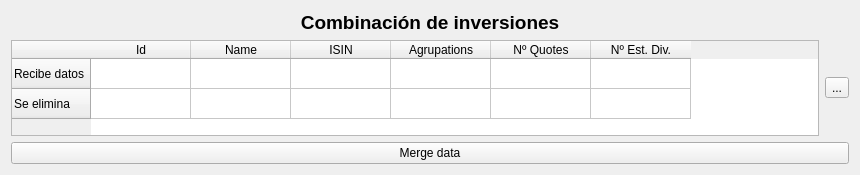
<?xml version="1.0" encoding="UTF-8"?>
<ui version="4.0">
 <class>wdgMergeCodes</class>
 <widget class="QWidget" name="wdgMergeCodes">
  <property name="geometry">
   <rect>
    <x>0</x>
    <y>0</y>
    <width>860</width>
    <height>175</height>
   </rect>
  </property>
  <layout class="QHBoxLayout" name="horizontalLayout_2">
   <item>
    <layout class="QVBoxLayout" name="verticalLayout">
     <item>
      <widget class="QLabel" name="lbl">
       <property name="font">
        <font>
         <pointsize>14</pointsize>
         <weight>75</weight>
         <bold>true</bold>
        </font>
       </property>
       <property name="text">
        <string>Combinación de inversiones</string>
       </property>
       <property name="alignment">
        <set>Qt::AlignCenter</set>
       </property>
      </widget>
     </item>
     <item>
      <layout class="QHBoxLayout" name="horizontalLayout">
       <item>
        <widget class="myQTableWidget" name="table">
         <property name="selectionMode">
          <enum>QAbstractItemView::SingleSelection</enum>
         </property>
         <property name="selectionBehavior">
          <enum>QAbstractItemView::SelectRows</enum>
         </property>
         <row>
          <property name="text">
           <string>Recibe datos</string>
          </property>
         </row>
         <row>
          <property name="text">
           <string>Se elimina</string>
          </property>
         </row>
         <column>
          <property name="text">
           <string>Id</string>
          </property>
         </column>
         <column>
          <property name="text">
           <string>Name</string>
          </property>
         </column>
         <column>
          <property name="text">
           <string>ISIN</string>
          </property>
         </column>
         <column>
          <property name="text">
           <string>Agrupations</string>
          </property>
         </column>
         <column>
          <property name="text">
           <string>Nº Quotes</string>
          </property>
         </column>
         <column>
          <property name="text">
           <string>Nº Est. Div.</string>
          </property>
         </column>
         <item row="1" column="0">
          <property name="text">
           <string/>
          </property>
          <property name="background">
           <brush brushstyle="NoBrush">
            <color alpha="255">
             <red>255</red>
             <green>192</green>
             <blue>192</blue>
            </color>
           </brush>
          </property>
         </item>
        </widget>
       </item>
       <item>
        <widget class="QToolButton" name="cmdInterchange">
         <property name="text">
          <string>...</string>
         </property>
         <property name="icon">
          <iconset>
           <normaloff>:/images/tools-wizard.png</normaloff>:/images/tools-wizard.png</iconset>
         </property>
        </widget>
       </item>
      </layout>
     </item>
     <item>
      <widget class="QPushButton" name="cmd">
       <property name="text">
        <string>Merge data</string>
       </property>
      </widget>
     </item>
    </layout>
   </item>
  </layout>
 </widget>
 <customwidgets>
  <customwidget>
   <class>myQTableWidget</class>
   <extends>QTableWidget</extends>
   <header location="global">myqtablewidget</header>
  </customwidget>
 </customwidgets>
 <resources>
  <include location="../images/xulpymoney.qrc"/>
 </resources>
 <connections/>
</ui>
